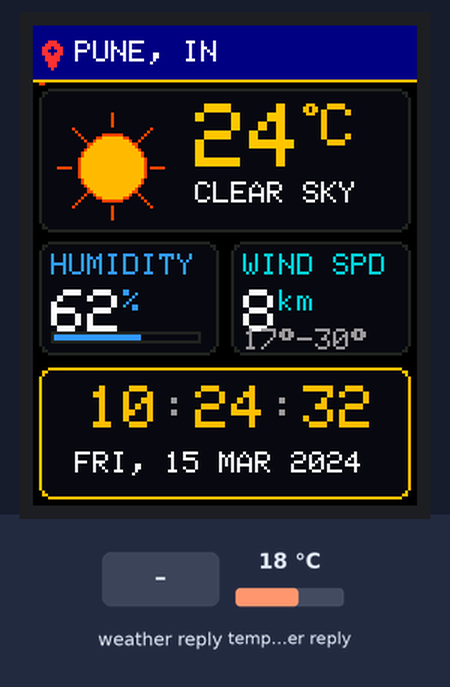
Bench run of a program on a simulated ESP32-C3. Parts: 128×160 colour display. The test bench sets the inputs (shaded band); at power-on: temperature in the weather reply 18 °C. WiFi joins after 1.5 s; servers stay silent unless stated; the local clock reads 2024-03-15 10:24:30 at power-on unless the program sets it; web services answer with replies made up by the test bench; what the program prints to the serial monitor is not drawn.

Above: at 2.6 s.
2.7 s: weather in the web reply set to Rain
At 3.76 s:
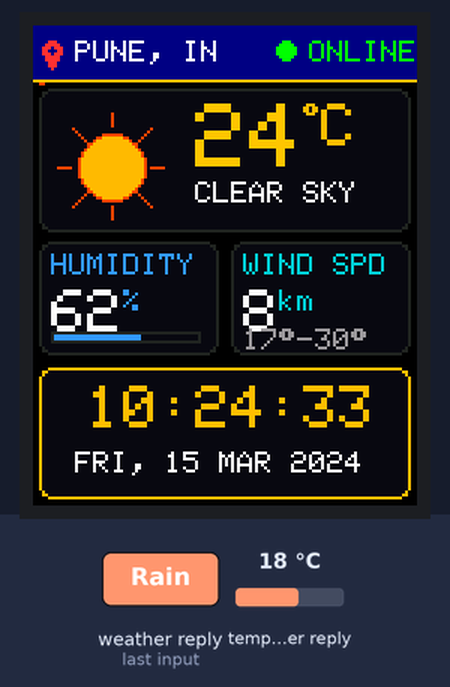
At 4.9 s:
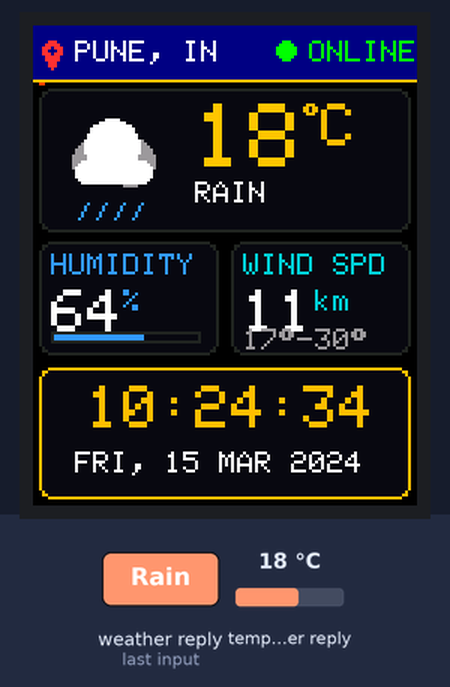
Timing chart, 0 to 6.4 s (numbered marks = the images above; inputs shaded):
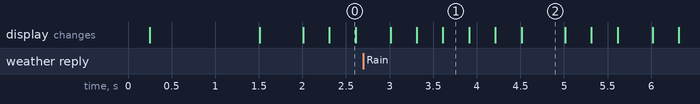

The program:

main.cpp
```cpp
#include <Arduino.h>
#include <SPI.h>
#include <Wire.h>
#include <WiFi.h>
#include <HTTPClient.h>
#include <WiFiClientSecure.h>
#include <ArduinoJson.h>
#include <Adafruit_GFX.h>
#include <Adafruit_ST7735.h>
#include <Adafruit_SSD1306.h>
#include <time.h>

// ============================================================================
// Full-Color 1.8" TFT ST7735 Weather & Clock Station (ESP32-C3 SuperMini)
// Auto-powers down 0.96" OLED on I2C bus
// ============================================================================

// ----------------------------------------------------------------------------
// Pin Definitions for 1.8" ST7735 SPI Display on ESP32-C3 SuperMini
// ----------------------------------------------------------------------------
#define TFT_CS    7  // Chip Select
#define TFT_DC    2  // Data / Command (A0)
#define TFT_RST   1  // Reset
#define TFT_MOSI  6  // SPI MOSI (SDA)
#define TFT_SCLK  4  // SPI Clock (SCK)

// I2C Pins for 0.96" OLED (Used to turn OLED OFF)
#define OLED_SDA  8
#define OLED_SCL  9
#define OLED_ADDR 0x3C

// Color Palette (16-bit RGB565)
#define COLOR_BG          0x0000 // Deep Black
#define COLOR_CARD_BG     0x0842 // Dark Midnight Blue / Slate
#define COLOR_HEADER_BG   0x0010 // Deep Navy
#define COLOR_ACCENT_GOLD 0xFDE0 // Vivid Gold / Yellow
#define COLOR_SUN_GOLD    0xFDC0 // Golden Sun
#define COLOR_SUN_ORANGE  0xFA20 // Sun Flare Orange
#define COLOR_MOON_CYAN   0x57FF // Cool Moon Glow
#define COLOR_TEMP_AMBER  0xFE20 // Warm Temperature Amber
#define COLOR_TEXT_WHITE  0xFFFF // Crisp White
#define COLOR_TEXT_MUTED  0x9CD3 // Soft Slate Gray
#define COLOR_GREEN_OK    0x07E0 // Bright Emerald Green
#define COLOR_BLUE_WATER  0x34DF // Lush Sky Blue
#define COLOR_TEAL_WIND   0x067A // Teal Breeze
#define COLOR_RED_PIN     0xF986 // Crimson Red Pin
#define COLOR_DIVIDER     0x2124 // Subtle Divider

Adafruit_ST7735 tft = Adafruit_ST7735(TFT_CS, TFT_DC, TFT_MOSI, TFT_SCLK, TFT_RST);

// ----------------------------------------------------------------------------
// Wi-Fi Credentials & Geolocation (Pune, Maharashtra, India)
// ----------------------------------------------------------------------------
String wifiSSID = "Arigatoo1";
String wifiPassword = "12345678";
volatile bool wifiConnected = false;
volatile bool triggerWeatherFetch = true;

const char* cityName = "PUNE, IN";
const float latitude = 18.5204f;
const float longitude = 73.8567f;
const long gmtOffsetSec = 19800; // IST UTC+5:30 (19800 sec)
const int daylightOffsetSec = 0;

// Shared Weather Metrics
portMUX_TYPE weatherMux = portMUX_INITIALIZER_UNLOCKED;
float currentTemp = 24.0f;
int currentHumidity = 62;
float currentWindSpeed = 8.5f;
int weatherCode = 0; // 0=Clear, 1-2=Partly cloudy, 3=Cloudy, 61=Rain, 95=Storm
String weatherCondition = "CLEAR SKY";
float minTemp = 17.0f;
float maxTemp = 30.0f;
unsigned long lastWeatherSuccess = 0;

// Fallback Epoch time (Nov 4, 2026, 23:54:00 IST)
const time_t FALLBACK_BASE_EPOCH = 1793840040;
unsigned long bootMillis = 0;

// Pulse heartbeat animation
bool pulseTick = false;
unsigned long lastPulseTime = 0;

// FreeRTOS Background Weather Task Handle
TaskHandle_t weatherTaskHandle = NULL;

// Forward Declarations
void shutdownOLED();
void renderFullColorDashboard(struct tm* t, bool ntpValid);
void drawWeatherIllustration(int x, int y, int code, bool isDay);
void drawSunIllustration(int cx, int cy);
void drawMoonIllustration(int cx, int cy);
void drawCloudIllustration(int cx, int cy);
void drawRainIllustration(int cx, int cy);
void weatherWorkerTask(void* pvParameters);

// ============================================================================
// Setup
// ============================================================================
void setup() {
  Serial.begin(115200);
  bootMillis = millis();

  Serial.println(F("\n=========================================="));
  Serial.println(F(" 1.8\" TFT COLOR WEATHER & CLOCK STATION"));
  Serial.println(F("      ESP32-C3 SuperMini (PUNE, INDIA)"));
  Serial.println(F("=========================================="));

  // 1. Immediately shut down / power down 0.96" OLED display on I2C bus
  shutdownOLED();

  // 2. Initialize 1.8" ST7735 Full Color SPI Display (128x160)
  Serial.println(F("[TFT] Initializing ST7735 Color Display (128x160)..."));
  tft.initR(INITR_BLACKTAB); // Standard 1.8" TFT ST7735 BlackTab
  tft.setRotation(0);        // Portrait 128x160
  tft.fillScreen(COLOR_BG);

  // Splash Screen on TFT
  tft.fillRect(10, 40, 108, 80, COLOR_CARD_BG);
  tft.drawRect(10, 40, 108, 80, COLOR_ACCENT_GOLD);
  tft.setTextColor(COLOR_ACCENT_GOLD);
  tft.setTextSize(1);
  tft.setCursor(20, 52);
  tft.print(F("PUNE STATION"));
  tft.setTextColor(COLOR_TEXT_WHITE);
  tft.setCursor(20, 68);
  tft.print(F("1.8\" COLOR TFT"));
  tft.setTextColor(COLOR_GREEN_OK);
  tft.setCursor(20, 84);
  tft.print(F("OLED -> POWERED OFF"));
  tft.setTextColor(COLOR_TEXT_MUTED);
  tft.setCursor(20, 100);
  tft.print(F("CONNECTING..."));
  delay(1200);
  tft.fillScreen(COLOR_BG);

  // 3. Spawn FreeRTOS background task for Wi-Fi & Open-Meteo HTTP fetch
  xTaskCreate(
    weatherWorkerTask,
    "WeatherWorker",
    8192,
    NULL,
    1,
    &weatherTaskHandle
  );

  Serial.println(F("[OK] Full-Color TFT Weather Station Initialized!"));
}

// ============================================================================
// Main UI Loop (Render 1.8" Color TFT at smooth 30 FPS)
// ============================================================================
void loop() {
  unsigned long frameStart = micros();

  // Instant non-blocking time retrieval
  time_t nowEpoch = time(nullptr);
  bool ntpValid = (nowEpoch > 100000000);
  struct tm localTime;

  if (ntpValid) {
    localtime_r(&nowEpoch, &localTime);
  } else {
    time_t simulated = FALLBACK_BASE_EPOCH + ((millis() - bootMillis) / 1000);
    localtime_r(&simulated, &localTime);
  }

  // Heartbeat pulse every 500ms
  if (millis() - lastPulseTime >= 500) {
    pulseTick = !pulseTick;
    lastPulseTime = millis();
  }

  // Render Full-Color TFT Dashboard (128x160)
  renderFullColorDashboard(&localTime, ntpValid);

  // Enforce locked ~30 FPS frame rate
  unsigned long frameDuration = micros() - frameStart;
  const unsigned long TARGET_FRAME_US = 33333;
  if (frameDuration < TARGET_FRAME_US) {
    delayMicroseconds(TARGET_FRAME_US - frameDuration);
  }
}

// ============================================================================
// 1.8" Full-Color Dashboard Renderer (128 x 160)
// ============================================================================
void renderFullColorDashboard(struct tm* t, bool ntpValid) {
  // --------------------------------------------------------------------------
  // Header: Location Pin, City, Wi-Fi Badge (Y=0 to 18)
  // --------------------------------------------------------------------------
  tft.fillRect(0, 0, 128, 18, COLOR_HEADER_BG);

  // Red Location Pin icon (drawn with geometric primitives)
  tft.fillCircle(6, 8, 3, COLOR_RED_PIN);
  tft.fillTriangle(3, 8, 9, 8, 6, 14, COLOR_RED_PIN);
  tft.fillCircle(6, 8, 1, COLOR_HEADER_BG);

  tft.setTextSize(1);
  tft.setTextColor(COLOR_TEXT_WHITE);
  tft.setCursor(14, 5);
  tft.print(cityName);

  // Wi-Fi Status Indicator
  if (wifiConnected) {
    tft.fillCircle(84, 8, 3, COLOR_GREEN_OK);
    tft.setTextColor(COLOR_GREEN_OK);
    tft.setCursor(92, 5);
    tft.print(F("ONLINE"));
  } else {
    if (pulseTick) {
      tft.fillCircle(84, 8, 3, COLOR_SUN_ORANGE);
      tft.setTextColor(COLOR_SUN_ORANGE);
      tft.setCursor(92, 5);
      tft.print(F("WIFI..."));
    } else {
      tft.fillRect(80, 2, 48, 14, COLOR_HEADER_BG);
    }
  }

  // Golden separator line
  tft.drawFastHLine(0, 18, 128, COLOR_ACCENT_GOLD);

  // --------------------------------------------------------------------------
  // Section 1: Weather Illustration & Temperature Card (Y=21 to 68)
  // --------------------------------------------------------------------------
  tft.fillRoundRect(2, 21, 124, 48, 4, COLOR_CARD_BG);
  tft.drawRoundRect(2, 21, 124, 48, 4, COLOR_DIVIDER);

  bool isDay = (t->tm_hour >= 6 && t->tm_hour < 18);
  drawWeatherIllustration(4, 25, weatherCode, isDay);

  // Large Vivid Temperature Readout
  tft.setTextSize(3);
  tft.setTextColor(COLOR_TEMP_AMBER);
  tft.setCursor(54, 26);
  tft.print((int)currentTemp);

  tft.setTextSize(1);
  tft.setTextColor(COLOR_ACCENT_GOLD);
  tft.print((char)247);
  tft.setTextSize(2);
  tft.print(F("C"));

  // Weather Condition Sub-Text
  tft.setTextSize(1);
  tft.setTextColor(COLOR_TEXT_WHITE);
  tft.setCursor(54, 52);
  tft.print(weatherCondition.substring(0, 10));

  // --------------------------------------------------------------------------
  // Section 2: Atmosphere Vitals Grid (Y=72 to 110)
  // --------------------------------------------------------------------------
  // Left Box: Humidity (Y=72, X=2, W=60, H=38)
  tft.fillRoundRect(2, 72, 60, 38, 4, COLOR_CARD_BG);
  tft.drawRoundRect(2, 72, 60, 38, 4, COLOR_DIVIDER);

  tft.setTextSize(1);
  tft.setTextColor(COLOR_BLUE_WATER);
  tft.setCursor(6, 76);
  tft.print(F("HUMIDITY"));

  tft.setTextSize(2);
  tft.setTextColor(COLOR_TEXT_WHITE);
  tft.setCursor(6, 88);
  tft.print(currentHumidity);
  tft.setTextSize(1);
  tft.setTextColor(COLOR_BLUE_WATER);
  tft.print(F("%"));

  // Blue Humidity Mini-Bar
  tft.drawRect(6, 102, 50, 4, COLOR_DIVIDER);
  int humBarW = (currentHumidity * 48) / 100;
  if (humBarW > 48) humBarW = 48;
  tft.fillRect(7, 103, humBarW, 2, COLOR_BLUE_WATER);

  // Right Box: Wind & Core Temp (Y=72, X=66, W=60, H=38)
  tft.fillRoundRect(66, 72, 60, 38, 4, COLOR_CARD_BG);
  tft.drawRoundRect(66, 72, 60, 38, 4, COLOR_DIVIDER);

  tft.setTextSize(1);
  tft.setTextColor(COLOR_TEAL_WIND);
  tft.setCursor(70, 76);
  tft.print(F("WIND SPD"));

  tft.setTextSize(2);
  tft.setTextColor(COLOR_TEXT_WHITE);
  tft.setCursor(70, 88);
  tft.print((int)currentWindSpeed);
  tft.setTextSize(1);
  tft.setTextColor(COLOR_TEAL_WIND);
  tft.print(F("km"));

  // Temperature Range
  tft.setCursor(70, 101);
  tft.setTextColor(COLOR_TEXT_MUTED);
  tft.printf("%d%c-%d%c", (int)minTemp, (char)247, (int)maxTemp, (char)247);

  // --------------------------------------------------------------------------
  // Section 3: Digital Clock & Date Hub (Y=114 to 158)
  // --------------------------------------------------------------------------
  tft.fillRoundRect(2, 114, 124, 44, 4, COLOR_CARD_BG);
  tft.drawRoundRect(2, 114, 124, 44, 4, COLOR_ACCENT_GOLD);

  // Big Glowing Digital Clock
  tft.setTextSize(2);
  tft.setTextColor(COLOR_ACCENT_GOLD);
  tft.setCursor(18, 120);

  if (t->tm_hour < 10) tft.print('0');
  tft.print(t->tm_hour);
  tft.setTextColor(pulseTick ? COLOR_ACCENT_GOLD : COLOR_TEXT_MUTED);
  tft.print(':');
  tft.setTextColor(COLOR_ACCENT_GOLD);
  if (t->tm_min < 10) tft.print('0');
  tft.print(t->tm_min);
  tft.setTextColor(pulseTick ? COLOR_ACCENT_GOLD : COLOR_TEXT_MUTED);
  tft.print(':');
  tft.setTextColor(COLOR_ACCENT_GOLD);
  if (t->tm_sec < 10) tft.print('0');
  tft.print(t->tm_sec);

  // Full Calendar Date String (e.g. "WED, 04 NOV 2026")
  const char* months[] = {"JAN", "FEB", "MAR", "APR", "MAY", "JUN", "JUL", "AUG", "SEP", "OCT", "NOV", "DEC"};
  const char* days[] = {"SUN", "MON", "TUE", "WED", "THU", "FRI", "SAT"};

  tft.setTextSize(1);
  tft.setTextColor(COLOR_TEXT_WHITE);
  tft.setCursor(14, 142);
  tft.printf("%s, %02d %s %d", days[t->tm_wday], t->tm_mday, months[t->tm_mon], t->tm_year + 1900);
}

// ============================================================================
// Procedural Weather Graphics in Vivid 16-Bit Color
// ============================================================================
void drawWeatherIllustration(int x, int y, int code, bool isDay) {
  int cx = x + 22;
  int cy = y + 22;

  if (code == 0) {
    if (isDay) drawSunIllustration(cx, cy);
    else drawMoonIllustration(cx, cy);
  } else if (code == 1 || code == 2) {
    // Partly Cloudy: Sun behind cloud
    tft.fillCircle(cx + 6, cy - 6, 8, COLOR_SUN_GOLD);
    drawCloudIllustration(cx - 2, cy + 2);
  } else if (code == 3 || code == 45 || code == 48) {
    // Overcast
    drawCloudIllustration(cx, cy);
  } else if ((code >= 51 && code <= 67) || (code >= 80 && code <= 82)) {
    // Rain
    drawCloudIllustration(cx, cy - 4);
    drawRainIllustration(cx, cy);
  } else {
    // Fallback
    if (isDay) drawSunIllustration(cx, cy);
    else drawMoonIllustration(cx, cy);
  }
}

void drawSunIllustration(int cx, int cy) {
  // Radiant Sun with 8 rays
  tft.fillCircle(cx, cy, 11, COLOR_SUN_GOLD);
  tft.drawCircle(cx, cy, 11, COLOR_SUN_ORANGE);
  // Rays
  tft.drawFastVLine(cx, cy - 18, 5, COLOR_SUN_ORANGE);
  tft.drawFastVLine(cx, cy + 13, 5, COLOR_SUN_ORANGE);
  tft.drawFastHLine(cx - 18, cy, 5, COLOR_SUN_ORANGE);
  tft.drawFastHLine(cx + 13, cy, 5, COLOR_SUN_ORANGE);
  tft.drawLine(cx - 13, cy - 13, cx - 9, cy - 9, COLOR_SUN_ORANGE);
  tft.drawLine(cx + 9, cy + 9, cx + 13, cy + 13, COLOR_SUN_ORANGE);
  tft.drawLine(cx + 9, cy - 9, cx + 13, cy - 13, COLOR_SUN_ORANGE);
  tft.drawLine(cx - 13, cy + 13, cx - 9, cy + 9, COLOR_SUN_ORANGE);
}

void drawMoonIllustration(int cx, int cy) {
  // Glowing Crescent Moon + Stars
  tft.fillCircle(cx, cy, 12, COLOR_MOON_CYAN);
  tft.fillCircle(cx + 5, cy - 3, 10, COLOR_CARD_BG);
  // Twinkle stars
  tft.drawPixel(cx - 10, cy - 10, COLOR_ACCENT_GOLD);
  tft.drawPixel(cx + 12, cy + 6, COLOR_ACCENT_GOLD);
  tft.drawPixel(cx - 12, cy + 8, COLOR_TEXT_WHITE);
}

void drawCloudIllustration(int cx, int cy) {
  // Fluffy rounded cloud
  tft.fillCircle(cx - 6, cy + 2, 7, COLOR_TEXT_MUTED);
  tft.fillCircle(cx + 6, cy + 2, 8, COLOR_TEXT_MUTED);
  tft.fillCircle(cx, cy - 3, 9, COLOR_TEXT_WHITE);
  tft.fillRoundRect(cx - 12, cy + 2, 26, 8, 3, COLOR_TEXT_WHITE);
}

void drawRainIllustration(int cx, int cy) {
  // Diagonal raindrops
  tft.drawLine(cx - 8, cy + 12, cx - 11, cy + 17, COLOR_BLUE_WATER);
  tft.drawLine(cx - 2, cy + 12, cx - 5, cy + 17, COLOR_BLUE_WATER);
  tft.drawLine(cx + 4, cy + 12, cx + 1, cy + 17, COLOR_BLUE_WATER);
  tft.drawLine(cx + 10, cy + 12, cx + 7, cy + 17, COLOR_BLUE_WATER);
}

// ============================================================================
// Turn OLED Display Completely OFF
// ============================================================================
void shutdownOLED() {
  Wire.begin(OLED_SDA, OLED_SCL);
  Adafruit_SSD1306 oled(128, 64, &Wire, -1);
  if (oled.begin(SSD1306_SWITCHCAPVCC, OLED_ADDR)) {
    oled.clearDisplay();
    oled.display();
    oled.ssd1306_command(SSD1306_DISPLAYOFF); // Power down OLED panel
    Serial.println(F("[OLED] Successfully turned OFF (Display powered down)."));
  } else {
    Serial.println(F("[OLED] No OLED active on I2C bus (already off)."));
  }
}

// ============================================================================
// FreeRTOS Background Weather Task (Wi-Fi + Open-Meteo)
// ============================================================================
void weatherWorkerTask(void* pvParameters) {
  unsigned long lastFetchAttempt = 0;

  while (true) {
    // 1. Connect Wi-Fi
    if (WiFi.status() != WL_CONNECTED) {
      wifiConnected = false;
      Serial.printf("[WIFI] Connecting to '%s'...\n", wifiSSID.c_str());
      WiFi.mode(WIFI_STA);
      WiFi.begin(wifiSSID.c_str(), wifiPassword.c_str());

      int waitSec = 0;
      while (WiFi.status() != WL_CONNECTED && waitSec < 15) {
        vTaskDelay(pdMS_TO_TICKS(1000));
        waitSec++;
      }

      if (WiFi.status() == WL_CONNECTED) {
        wifiConnected = true;
        Serial.printf("[WIFI] Connected! IP: %s\n", WiFi.localIP().toString().c_str());
        configTime(gmtOffsetSec, daylightOffsetSec, "pool.ntp.org", "time.nist.gov");
        triggerWeatherFetch = true;
      } else {
        Serial.println(F("[WIFI] Connection timeout. Retrying in 10s..."));
        vTaskDelay(pdMS_TO_TICKS(10000));
        continue;
      }
    } else {
      wifiConnected = true;
    }

    // 2. Fetch Live Pune Weather
    if (WiFi.status() == WL_CONNECTED) {
      if (triggerWeatherFetch || (millis() - lastFetchAttempt > 600000)) { // 10 min
        triggerWeatherFetch = false;
        lastFetchAttempt = millis();

        HTTPClient http;
        String url = "https://api.open-meteo.com/v1/forecast?latitude=18.5204&longitude=73.8567"
                     "&current=temperature_2m,relative_humidity_2m,weather_code,wind_speed_10m&timezone=auto";

        WiFiClientSecure client;
        client.setInsecure();

        if (http.begin(client, url)) {
          http.setTimeout(5000);
          int code = http.GET();
          if (code == HTTP_CODE_OK) {
            String payload = http.getString();
            JsonDocument doc;
            DeserializationError err = deserializeJson(doc, payload);

            if (!err) {
              portENTER_CRITICAL(&weatherMux);
              currentTemp = doc["current"]["temperature_2m"] | currentTemp;
              currentHumidity = doc["current"]["relative_humidity_2m"] | currentHumidity;
              currentWindSpeed = doc["current"]["wind_speed_10m"] | currentWindSpeed;
              weatherCode = doc["current"]["weather_code"] | weatherCode;

              if (weatherCode == 0) weatherCondition = "CLEAR SKY";
              else if (weatherCode == 1 || weatherCode == 2) weatherCondition = "PARTLY CLD";
              else if (weatherCode == 3) weatherCondition = "OVERCAST";
              else if (weatherCode == 45 || weatherCode == 48) weatherCondition = "FOGGY";
              else if (weatherCode >= 51 && weatherCode <= 67) weatherCondition = "RAIN";
              else if (weatherCode >= 71 && weatherCode <= 77) weatherCondition = "SNOW";
              else if (weatherCode >= 95) weatherCondition = "THUNDERSTORM";

              portEXIT_CRITICAL(&weatherMux);

              lastWeatherSuccess = millis();
              Serial.printf("[PUNE TFT WEATHER] Temp: %.1fC, Humidity: %d%%, Wind: %.1f km/h, %s\n",
                            currentTemp, currentHumidity, currentWindSpeed, weatherCondition.c_str());
            }
          }
          http.end();
        }
      }
    }

    vTaskDelay(pdMS_TO_TICKS(1000));
  }
}
```

Measured:
- after the input at 2.7 s, the display: first differs from a run without the input after 1.2 s (image 2 shows a later state)
